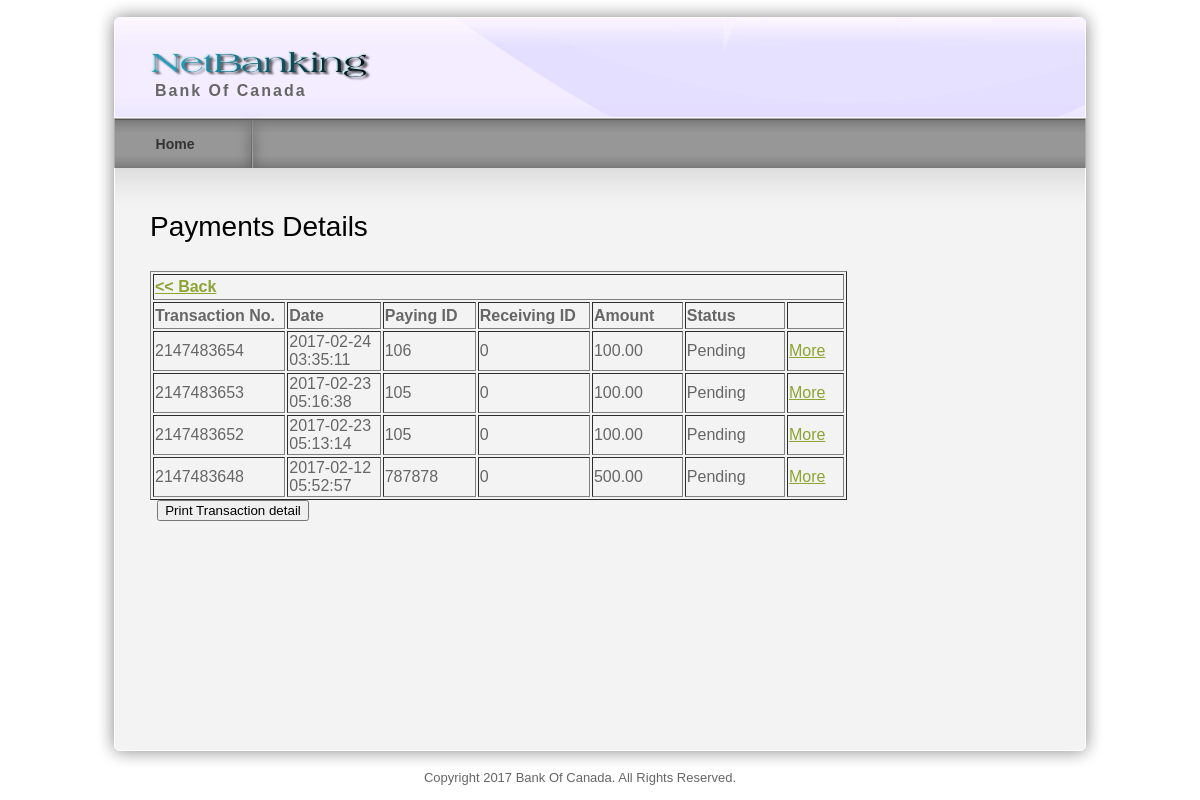
The app's page /Transactionmade.php?pst=Pending with its own data.
### tables this page shows
CREATE TABLE `transaction` (
  `transactionid` bigint(15) NOT NULL,
  `customerid` int(10) NOT NULL,
  `accountnumber` varchar(25) NOT NULL,
  `transactiondate` datetime NOT NULL,
  `payeeid` int(25) NOT NULL,
  `payeename` varchar(25) NOT NULL,
  `receiveid` int(10) NOT NULL,
  `receivename` varchar(25) NOT NULL,
  `amount` float(10,2) NOT NULL,
  `paymentstat` varchar(25) NOT NULL
);

### Transactionmade.php (the view, shortened to what this page needs)
<?php
include("header.php");
?>
     <div id="templatemo_main"><span class="main_top"></span>
        <div id="templatemo_content">
        	<h2>Payments Details</h2>
        	<form id="form1" name="form1" method="post" action="">
        	  <table width="697" height="61" border="1">
        	    <tr>
        	      <td height="26" colspan="9"><strong><a href="transferfunds.php">&lt;&lt; Back</a></strong></td>
       	        </tr>
        	    <tr>
        	      <td width="32" height="27"><strong>Transaction No.</strong></td>
                  <td width="62"><strong>Date</strong></td>
                  <td width="62"><strong>Paying ID</strong></td>
                  <td width="62"><strong>Receiving ID</strong></td>
        	      <td width="51"><strong>Amount</strong></td>
            	  <td width="67"><strong>Status</strong></td>
            	  <td width="32"><strong></strong></td>
      	      </tr>
<?php
$rectrans=mysql_query("select * from transaction where paymentstat='$_GET[pst]' ORDER BY transactiondate DESC");
while($recs = mysql_fetch_array($rectrans))
{
		$transactionid = $recs['transactionid'];
		echo "<tr>
        	      <td>$transactionid</td>
        	      <td>$recs[transactiondate]</td>
        	      <td>$recs[payeeid]</td>
        	      <td>$recs[receiveid]</td>
        	      <td>$recs[amount]</td>
        	      <td>$recs[paymentstat]</td>
				<td><a href='Transactiondetails2.php?trid=$transactionid'>More</a></td>
      	      </tr>";
}
?>
      	    </table>
        	  <p>&nbsp;
<input type="button" value="Print Transaction detail" onClick="window.print()">
</p>
        	  <p>&nbsp;</p>
<p>&nbsp;</p>
        	  <p>&nbsp;</p>
       	  </form>
<div class="cleaner_h50"></div>
        </div>
            <div id="templatemo_sidebar">
              <div class="cleaner_h40"></div>
                <h2>&nbsp;</h2>
</div>
     </div>
    <div id="templatemo_main_bottom"></div>
    <?php
include("footer.php");
?>

### templatemo_style.css (style rules this page uses)
body { margin: 0px; padding: 0px; color: #666; font-family: Helevetica,Arial,sans-serif; font-size: 13px; line-height:1.5em; background-color: #fff; background-repeat: repeat-x; }
a, a:link, a:visited { color: #8da332; }
p { margin: 0px; padding: 0 0 10px 0; }
h2 { font-size: 28px; font-weight: normal; line-height: 28px; margin: 0 0 30px 0; padding: 0; color: #000; }
.cleaner_h40 { clear: both; width:100%; height: 40px; }
.cleaner_h50 { clear: both; width:100%; height: 50px; }
#templatemo_main { position: relative; width: 900px; padding: 45px 55px; background: url(images/templatemo_content.png) repeat-y; }
#templatemo_main .main_top { position: absolute; top: 0; left: 20px; width: 970px; height: 45px; background: url(images/templatemo_content_top.png) no-repeat; }
#templatemo_main_bottom { width: 1010px; height: 40px; background: url(images/templatemo_content_bottom.png) no-repeat; }
#templatemo_content { float: left; width: 560px; }
#templatemo_sidebar { float: right; width: 280px; }

### records on screen
transaction: transactionid "2147483654", transactiondate "2017-02-24 03:35:11", payeeid "106", receiveid "0", amount "100.00", paymentstat "Pending"
transaction: transactionid "2147483653", transactiondate "2017-02-23 05:16:38", payeeid "105", receiveid "0", amount "100.00", paymentstat "Pending"
transaction: transactionid "2147483652", transactiondate "2017-02-23 05:13:14", payeeid "105", receiveid "0", amount "100.00", paymentstat "Pending"
transaction: transactionid "2147483648", transactiondate "2017-02-12 05:52:57", payeeid "787878", receiveid "0", amount "500.00", paymentstat "Pending"
